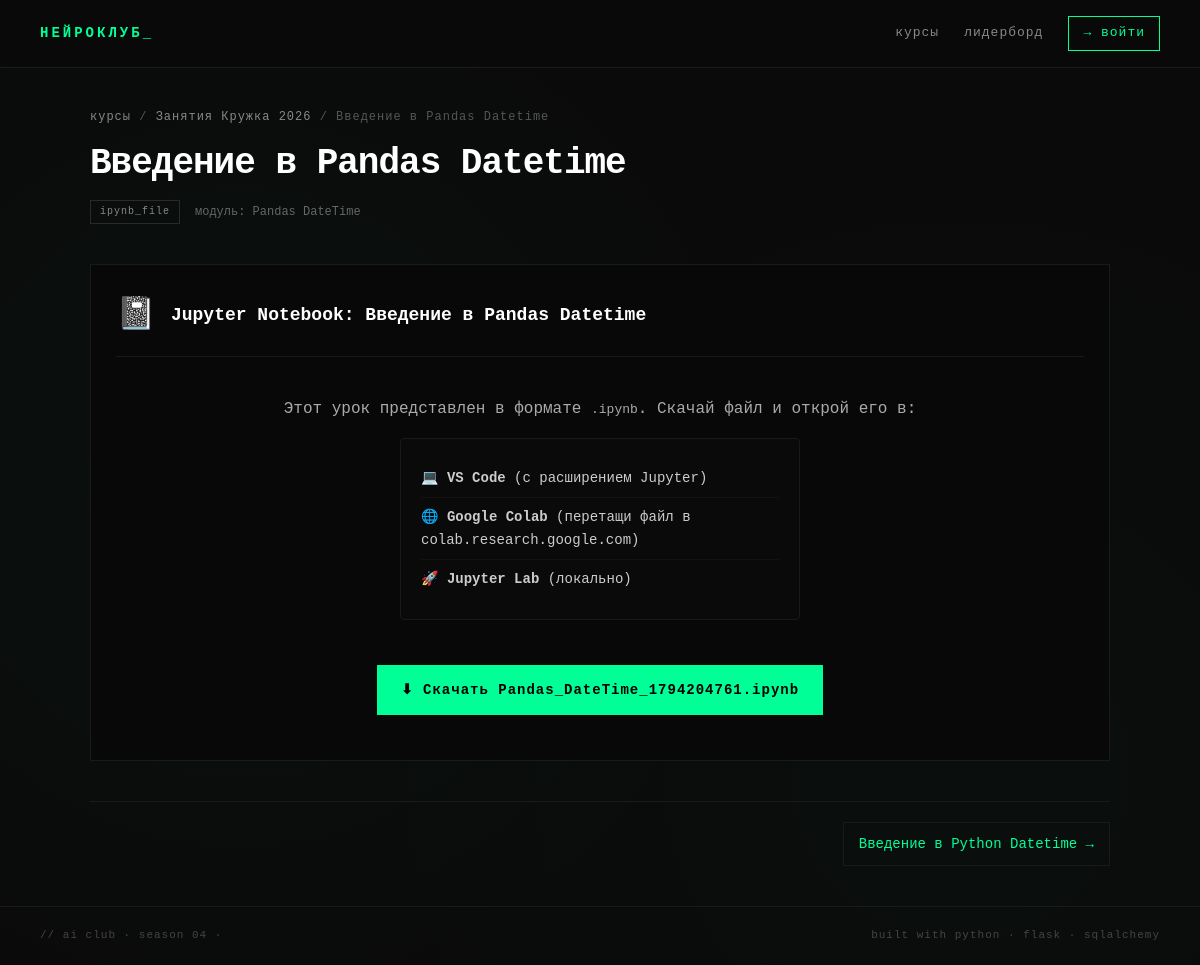
/lesson/1, run on the app's committed database.
### models.py (models this page shows)
class Course(Base):
    __tablename__ = "courses"
    id = Column(Integer, primary_key=True)
    title = Column(String(200), nullable=False)
    description = Column(Text)
    author_id = Column(Integer, ForeignKey("users.id"))
    created_at = Column(DateTime, default=datetime.utcnow)
    author = relationship("User", back_populates="courses")
    modules = relationship("Module", back_populates="course", cascade="all, delete-orphan")

class Lesson(Base):
    __tablename__ = "lessons"
    id = Column(Integer, primary_key=True)
    module_id = Column(Integer, ForeignKey("modules.id"), nullable=False)
    title = Column(String(200), nullable=False)
    type = Column(String(20), nullable=False)  # 'markdown' | 'jupyter' | 'ai_trainer'
    content = Column(Text)  # markdown текст / JSON с настройками
    order = Column(Integer, default=0)
    module = relationship("Module", back_populates="lessons")

class Module(Base):
    __tablename__ = "modules"
    id = Column(Integer, primary_key=True)
    course_id = Column(Integer, ForeignKey("courses.id"), nullable=False)
    title = Column(String(200), nullable=False)
    order = Column(Integer, default=0)
    course = relationship("Course", back_populates="modules")
    lessons = relationship("Lesson", back_populates="module", cascade="all, delete-orphan")

### app.py (the view)
@app.route("/lesson/<int:lesson_id>")
def lesson(lesson_id):
    db = SessionLocal()
    l = db.query(Lesson).options(
        joinedload(Lesson.module).joinedload(Module.course)
    ).filter(Lesson.id == lesson_id).first()
    if not l:
        db.close()
        abort(404)
    m = l.module
    c = m.course
    siblings = sorted(m.lessons, key=lambda x: x.order)
    prev_l = next((x for x in siblings if x.order < l.order), None)
    next_l = next((x for x in siblings if x.order > l.order), None)
    lesson_data = {
        "id": l.id,
        "title": l.title,
        "type": l.type,
        "content": l.content
    }
    module_data = {"title": m.title}
    course_data = {"id": c.id, "title": c.title}
    prev_data = {"id": prev_l.id, "title": prev_l.title} if prev_l else None
    next_data = {"id": next_l.id, "title": next_l.title} if next_l else None
    db.close()
    return render_template("lesson.html", user=current_user(),
                           lesson=lesson_data, module=module_data,
                           course=course_data, prev=prev_data, next=next_data)

### app.py (called while the page is built)
def current_user():
    if "user_id" not in session:
        return None
    db = SessionLocal()
    u = db.query(User).filter(User.id == session["user_id"]).first()
    db.close()
    return u

### templates/lesson.html (shortened to what this page needs)
{% extends "base.html" %}
{% block content %}
<div class="page-header">
    <div class="crumb">
        <a href="/courses">курсы</a> /
        <a href="/course/{{ course.id }}">{{ course.title }}</a> /
        {{ lesson.title }}
    </div>
    <h1>{{ lesson.title }}</h1>
    <div class="lesson-meta">
        <span class="lesson-type type-{{ lesson.type }}">{{ lesson.type }}</span>
        <span>модуль: {{ module.title }}</span>
    </div>
</div>
<div class="lesson-body">
    {% if lesson.type == 'markdown' %}
        <div id="md-content" class="markdown"></div>
        <script>
            document.getElementById('md-content').innerHTML =
                marked.parse({{ lesson.content|tojson }});
        </script>
    {% elif lesson.type == 'ipynb_file' %}
        <div class="file-viewer-shell">
            <div class="file-header">
                <span class="file-icon">📓</span>
                <h3>Jupyter Notebook: {{ lesson.title }}</h3>
            </div>
            <div class="ipynb-info">
                <p>Этот урок представлен в формате <code>.ipynb</code>. Скачай файл и открой его в:</p>
                <ul class="ipynb-options">
                    <li>💻 <strong>VS Code</strong> (с расширением Jupyter)</li>
                    <li>🌐 <strong>Google Colab</strong> (перетащи файл в colab.research.google.com)</li>
                    <li>🚀 <strong>Jupyter Lab</strong> (локально)</li>
                </ul>
                <a href="/uploads/{{ lesson.content }}" download class="btn-primary">⬇ Скачать {{ lesson.content }}</a>
            </div>
        </div>
    {% endif %}
</div>
<div class="lesson-nav">
    {% if next %}
        <a href="/lesson/{{ next.id }}" class="nav-next">{{ next.title }} →</a>
    {% endif %}
</div>
{% endblock %}

### static/style.css (style rules this page uses)
.file-viewer-shell { border: 1px solid #1a1a1a; background: #080808; padding: 25px; margin-top: 20px; }
.file-header { display: flex; align-items: center; gap: 15px; margin-bottom: 20px; padding-bottom: 15px; border-bottom: 1px solid #1a1a1a; }
.file-header .file-icon { font-size: 32px; }
.file-header h3 { font-size: 18px; color: #fff; margin: 0; }
.ipynb-info { text-align: center; padding: 20px; }
.ipynb-info p { color: #aaa; margin-bottom: 15px; }
.ipynb-options { list-style: none; text-align: left; max-width: 400px; margin: 0 auto 25px; padding: 20px; background: #0a0a0a; border: 1px solid #1a1a1a; border-radius: 4px; }
.ipynb-options li { padding: 8px 0; color: #ccc; font-size: 14px; border-bottom: 1px solid #121212; }
.ipynb-options li:last-child { border-bottom: none; }
* { box-sizing: border-box; margin: 0; padding: 0; }
body { background: #0a0a0a; background-image: radial-gradient(circle at 20% 50%, rgba(0, 255, 150, 0.03) 0%, transparent 50%), radial-gradient(circle at 80% 80%, rgba(0, 255, 150, 0.02) 0%, transparent 50%); background-attachment: fixed; color: #e0e0e0; font-family: 'JetBrains Mono', 'Fira Code', 'Courier New', monospace; min-height: 100vh; line-height: 1.6; display: flex; flex-direction: column; align-items: stretch; justify-content: flex-start; padding: 0; }
h1 { font-size: 42px; font-weight: 700; line-height: 1.2; margin-bottom: 25px; color: #fff; letter-spacing: -1px; }
.page-header { margin-bottom: 40px; }
.crumb { font-size: 12px; color: #555; letter-spacing: 1px; margin-bottom: 15px; }
.crumb a { color: #888; text-decoration: none; }
.page-header h1 { font-size: 36px; margin-bottom: 15px; }
.lesson-type { font-size: 10px; padding: 3px 8px; letter-spacing: 1px; border: 1px solid #2a2a2a; color: #888; min-width: 90px; text-align: center; }
.lesson-meta { display: flex; gap: 15px; align-items: center; font-size: 12px; color: #666; }
.lesson-nav { display: flex; justify-content: space-between; margin-top: 40px; padding-top: 20px; border-top: 1px solid #1a1a1a; }
.lesson-nav a { color: #00ff96; text-decoration: none; font-size: 14px; padding: 10px 15px; border: 1px solid #1a1a1a; transition: all 0.2s; }
.btn-primary { background: #00ff96; color: #000; border: none; padding: 14px 24px; font-family: inherit; font-weight: bold; cursor: pointer; font-size: 14px; letter-spacing: 1px; margin-top: 20px; text-decoration: none; display: inline-block; }

### data on the page
Course: title "Занятия Кружка 2026"
Lesson: title "Введение в Pandas Datetime", type "ipynb_file", content "Pandas_DateTime_1794204761.ipynb"
Module: title "Pandas DateTime"
Lesson: title "Введение в Python Datetime"
